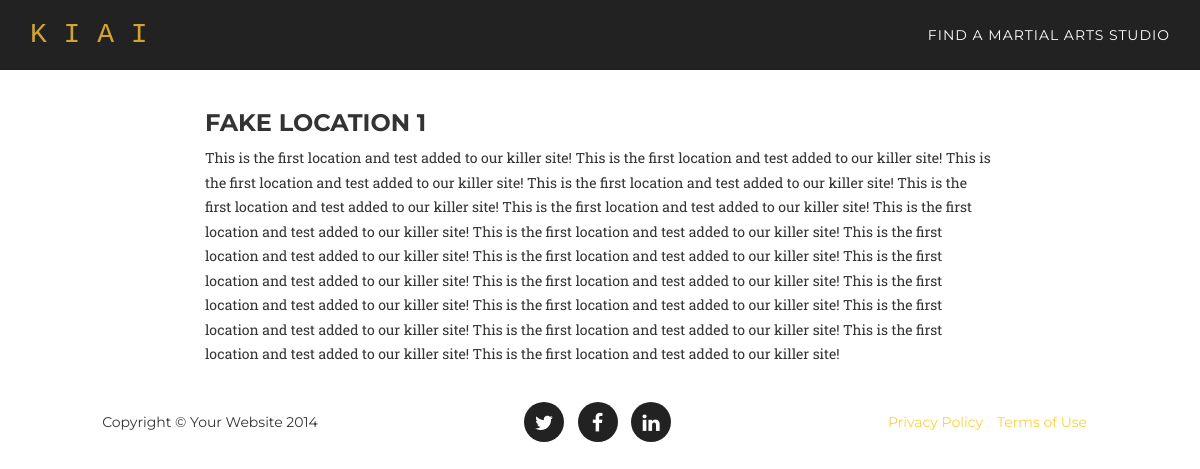
Screenshot of /location/1/detail/ with the database file from the repository.
### core/models.py (models this page shows, shortened)
class Location(models.Model):
	title = models.CharField(max_length=300)
	description = models.TextField(null=True, blank=True)
	address = models.TextField(null=True, blank=True)
	hours = models.TextField(null=True, blank=True)
	image_file = models.ImageField(upload_to=upload_to_location, null=True, blank=True)
	created_at = models.DateTimeField(auto_now_add=True)

### core/views.py (the view)
# urls.py: url(r'location/(?P<pk>\d+)/detail/$', coreviews.LocationDetailView.as_view(), name='location_list'),
class LocationDetailView(DetailView):
	model = coremodels.Location
	template_name = 'location/detail.html'
	context_object_name = 'location'

### templates/location/detail.html (shortened to what this page needs)
{% extends "base/theme.html" %}
{% block main_content %}
<div class="row main-content">
	<div class="col-md-2"></div>
	<div class="col-md-8">
		<div>
		<h3>{{ location.title }}</h3>
		<p>{{ location.description }}</p>
		</div>
	</div>
	<div class="col-md-2"></div>
</div>
{% endblock %}

### templates/base/theme.html (shortened to what this page needs)
{% extends "base/index.html" %}
{% block navigation %}
	<li>
        <a class="page-scroll" href="/location">Find a Martial Arts Studio</a>
   </li>
{% endblock %}

### templates/base/index.html (shortened to what this page needs)
{% load staticfiles %}
<!DOCTYPE html>
<html lang="en">
<head>
    <link href="{% static "css/bootstrap.min.css" %}" rel="stylesheet">
    <link href="{% static "css/agency.css" %}"rel="stylesheet">
    <link href="{% static "font-awesome/css/font-awesome.min.css" %}" rel="stylesheet" type="text/css">
</head>
<body id="page-top" class="index">
    <nav class="navbar navbar-default navbar-fixed-top">
        <div class="container">
            <div class="navbar-header page-scroll">
                <a class="navbar-brand page-scroll" href="/">K I A I</a>
            </div>
            <div class="collapse navbar-collapse" id="bs-example-navbar-collapse-1">
                <ul class="nav navbar-nav navbar-right">
                    {% block navigation %}{% endblock %}
                </ul>
            </div>
        </div>
    </nav>
    {% block main_content %}{% endblock %}
    <footer>
        <div class="container">
            <div class="row">
                <div class="col-md-4">
                    <span class="copyright">Copyright &copy; Your Website 2014</span>
                </div>
                <div class="col-md-4">
                    <ul class="list-inline social-buttons">
                        <li><a href="{% static "#" %}"><i class="fa fa-twitter"></i></a>
                        </li>
                        <li><a href="{% static "#" %}"><i class="fa fa-facebook"></i></a>
                        </li>
                        <li><a href="{% static "#" %}"><i class="fa fa-linkedin"></i></a>
                        </li>
                    </ul>
                </div>
                <div class="col-md-4">
                    <ul class="list-inline quicklinks">
                        <li><a href="{% static "#" %}">Privacy Policy</a>
                        </li>
                        <li><a href="{% static "#" %}">Terms of Use</a>
                        </li>
                    </ul>
                </div>
            </div>
        </div>
    </footer>
</body>
</html>

### static/css/agency.css (style rules this page uses)
body { overflow-x: hidden; font-family: "Roboto Slab","Helvetica Neue",Helvetica,Arial,sans-serif; }
p { font-size: 14px; line-height: 1.75; }
a, a:hover, a:focus, a:active, a.active { outline: 0; }
a { color: #fed136; }
h1, h2, h3, h4, h5, h6 { text-transform: uppercase; font-family: Montserrat,"Helvetica Neue",Helvetica,Arial,sans-serif; font-weight: 700; }
.navbar-default { border-color: transparent; background-color: #222; }
.navbar-default .navbar-brand { font-family: "Kaushan Script","Helvetica Neue",Helvetica,Arial,cursive; color: #fed136; }
.navbar-default .navbar-collapse { border-color: rgba(255,255,255,.02); }
.navbar-default .nav li a { text-transform: uppercase; font-family: Montserrat,"Helvetica Neue",Helvetica,Arial,sans-serif; font-weight: 400; letter-spacing: 1px; color: #fff; }
@media (min-width:768px) { .navbar-default { padding: 10px 0; border: 0; background-color: #222; -webkit-transition: padding .3s; -moz-transition: padding .3s; transition: padding .3s; } }
@media (min-width:768px) { .navbar-default .navbar-brand { font-size: 2em; -webkit-transition: all .3s; -moz-transition: all .3s; transition: all .3s; } }
footer { padding: 25px 0; text-align: center; }
footer span.copyright { text-transform: uppercase; text-transform: none; font-family: Montserrat,"Helvetica Neue",Helvetica,Arial,sans-serif; line-height: 40px; }
footer ul.quicklinks { margin-bottom: 0; text-transform: uppercase; text-transform: none; font-family: Montserrat,"Helvetica Neue",Helvetica,Arial,sans-serif; line-height: 40px; }
ul.social-buttons { margin-bottom: 0; }
ul.social-buttons li a { display: block; width: 40px; height: 40px; border-radius: 100%; font-size: 20px; line-height: 40px; outline: 0; color: #fff; background-color: #222; -webkit-transition: all .3s; -moz-transition: all .3s; transition: all .3s; }
body { webkit-tap-highlight-color: #fed136; }
.navbar-default .navbar-brand { font-family: "Lucida Console", Monaco, monospace; color: #d4a432; }
.main-content { padding-top: 90px; }

### rows the page displays
Location: title "FAKE LOCATION 1", description "This is the first location and test added to our killer site! This is the first location and test added to our killer site! This is the first location and test added to our killer site! This is the first location and test added to our killer site! This is the first location and test added to our killer site! This is the first location and test added to our killer site! This is the first location and test added to our killer site! This is the first location and test added to our killer site! This is the first location and test added to our killer site! This is the first location and test added to our killer site! This is the first location and test added to our killer site! This is the first…"
